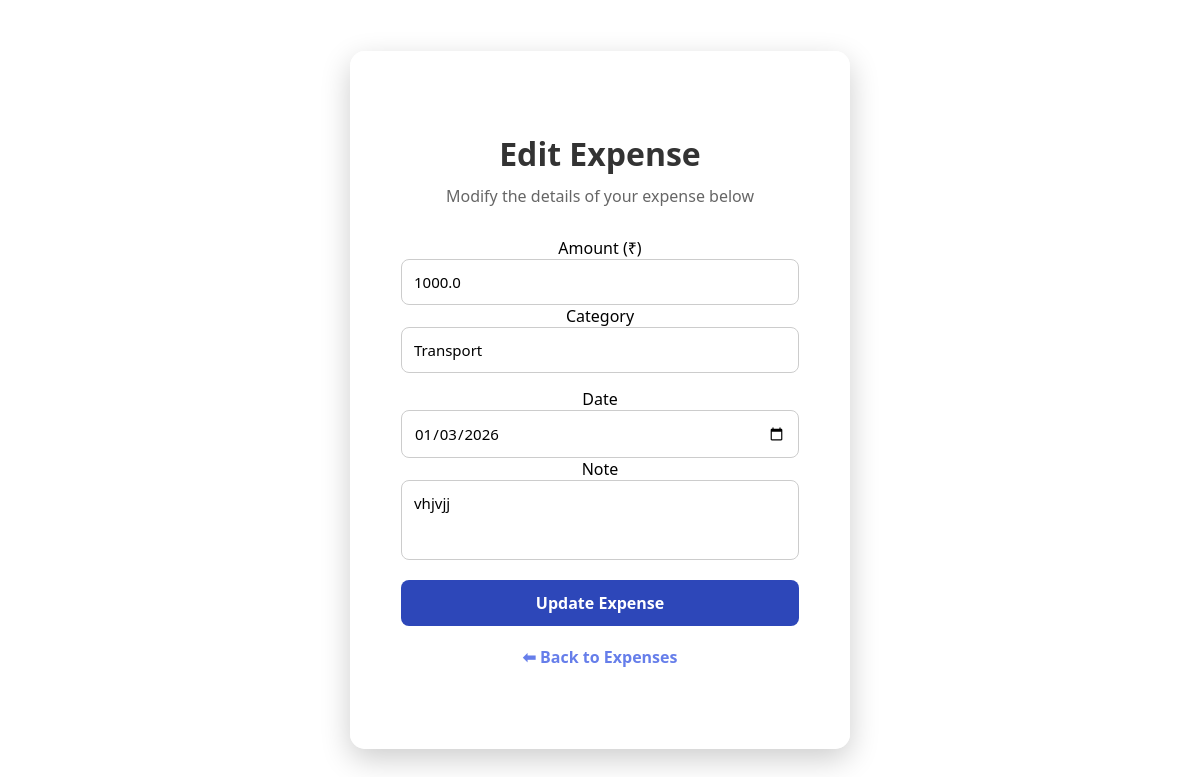
The page /edit/8 (signed in) on the database as committed earlier.
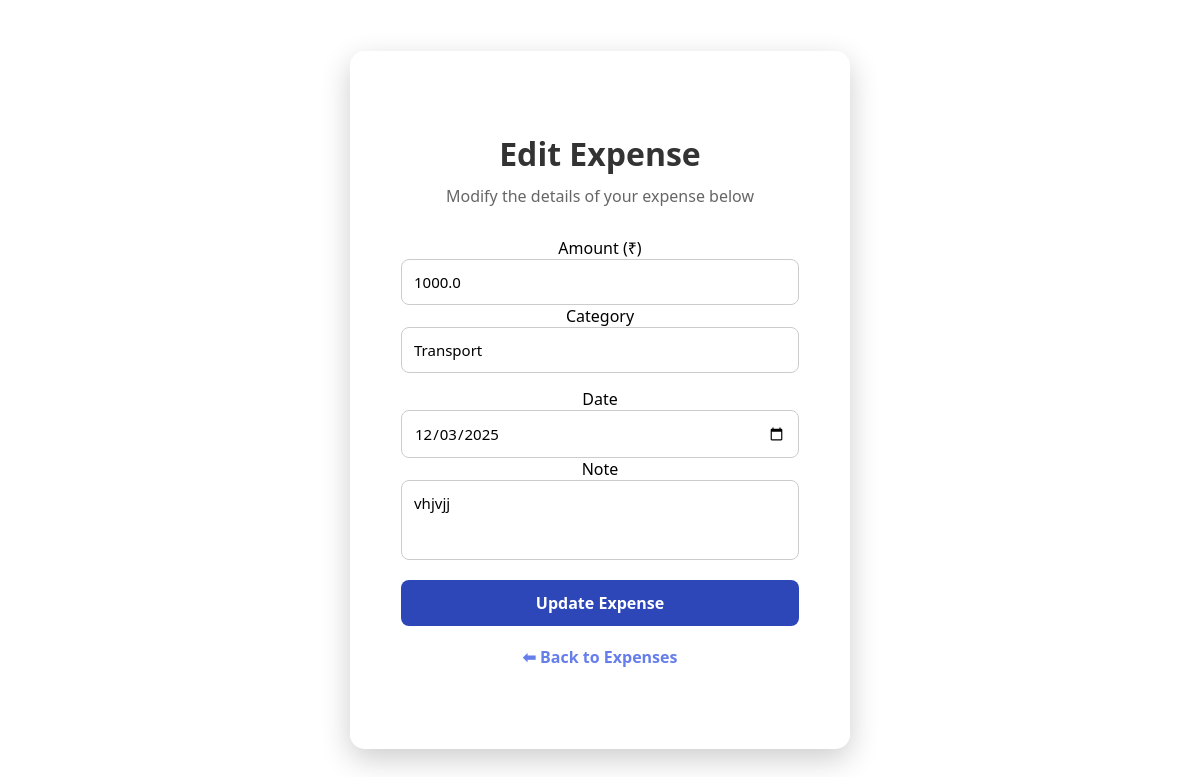
The same page on the database as committed later.
### tables this page shows
CREATE TABLE expenses (
            id INTEGER PRIMARY KEY AUTOINCREMENT,
            username TEXT NOT NULL,
            amount REAL NOT NULL,
            category TEXT NOT NULL,
            date TEXT NOT NULL,
            note TEXT
        );

### app.py (the view, shortened to what this page needs)
@app.route("/edit/<int:expense_id>", methods=["GET", "POST"])
def edit_expense(expense_id):
    if "user" not in session:
        return redirect("/login")
    conn = get_db_connection()
    expense = conn.execute(
        "SELECT * FROM expenses WHERE id=? AND username=?",
        (expense_id, session["user"])
    ).fetchone()
    if not expense:
        conn.close()
        return "Unauthorized", 403  # 🚫 Stop here if user is not owner
    conn.close()
    return render_template("edit_expense.html", expense=expense)

### app.py (called while the page is built)
def get_db_connection():
    conn = sqlite3.connect("expenses.db")
    conn.row_factory = sqlite3.Row
    return conn

### templates/edit_expense.html (shortened to what this page needs)
<!DOCTYPE html>
<html lang="en">
<head>
    <link rel="stylesheet" href="{{ url_for('static', filename='style.css') }}">
</head>
<body>
<div class="container">
    <h1>Edit Expense</h1>
    <p class="subtitle">Modify the details of your expense below</p>
    <form method="POST" class="expense-form">
        <div class="form-row">
            <div>
                <label>Amount (₹)</label>
                <input type="number" name="amount" value="{{ expense['amount'] }}" required>
            </div>
            <div>
                <label>Category</label>
                <input type="text" name="category" value="{{ expense['category'] }}" required>
            </div>
        </div>
        <div class="form-row">
            <div>
                <label>Date</label>
                <input type="date" name="date" value="{{ expense['date'] }}" required>
            </div>
            <div>
                <label>Note</label>
                <textarea name="note">{{ expense['note'] }}</textarea>
            </div>
        </div>
        <button type="submit" class="btn primary">Update Expense</button>
    </form>
    <a href="{{ url_for('view_expenses') }}" class="back-link">⬅ Back to Expenses</a>
</div>
</body>
</html>

Rows that differ between the two databases and show on the page:
changed expenses "Transport": date "01/03/2026" → "12/03/2025"
